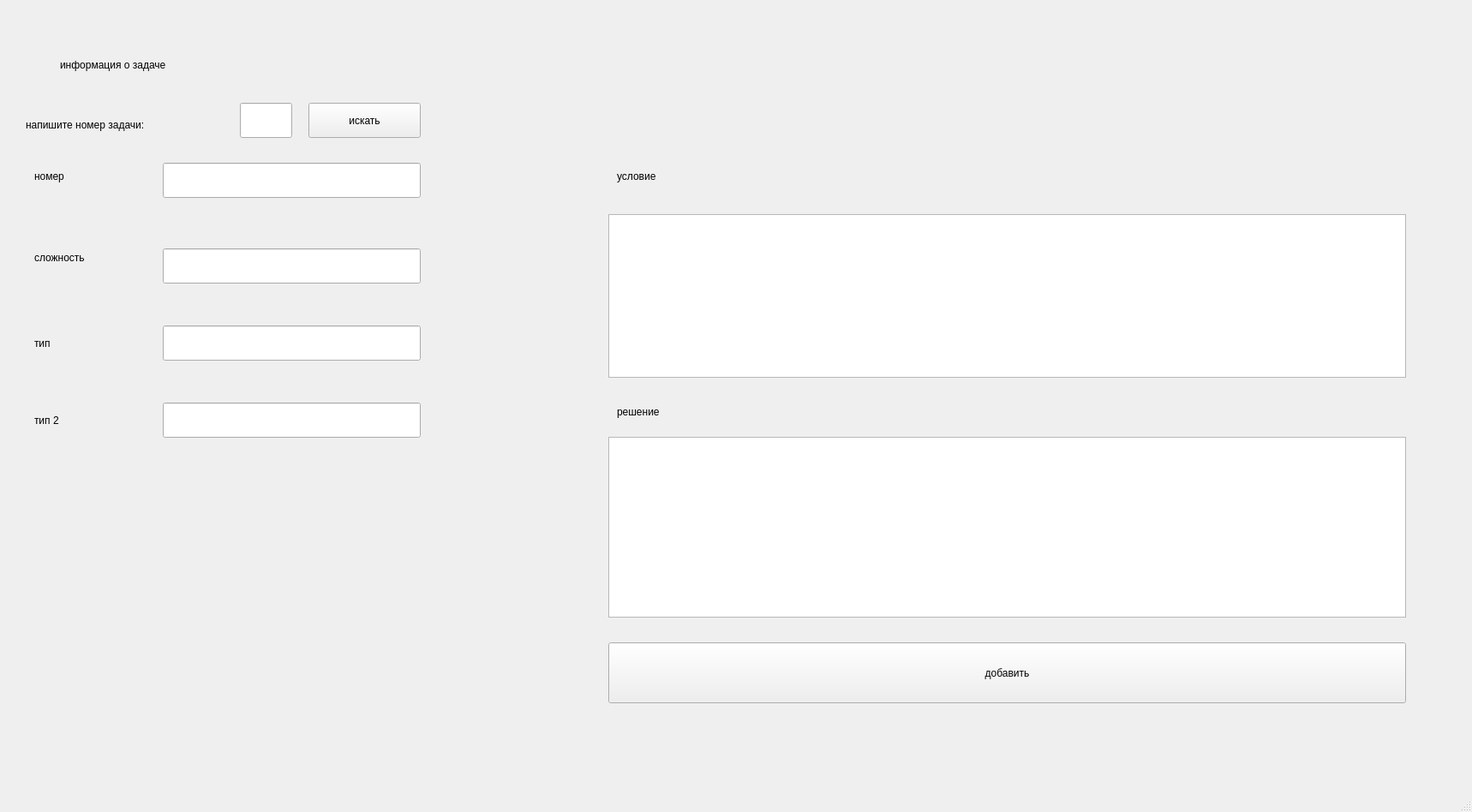
<?xml version="1.0" encoding="UTF-8"?>
<ui version="4.0">
 <class>MainWindow</class>
 <widget class="QMainWindow" name="MainWindow">
  <property name="geometry">
   <rect>
    <x>0</x>
    <y>0</y>
    <width>1718</width>
    <height>948</height>
   </rect>
  </property>
  <property name="windowTitle">
   <string>MainWindow</string>
  </property>
  <widget class="QWidget" name="centralwidget">
   <widget class="QLineEdit" name="lineEdit">
    <property name="geometry">
     <rect>
      <x>190</x>
      <y>190</y>
      <width>301</width>
      <height>41</height>
     </rect>
    </property>
   </widget>
   <widget class="QLineEdit" name="lineEdit_2">
    <property name="geometry">
     <rect>
      <x>190</x>
      <y>290</y>
      <width>301</width>
      <height>41</height>
     </rect>
    </property>
   </widget>
   <widget class="QLineEdit" name="lineEdit_3">
    <property name="geometry">
     <rect>
      <x>190</x>
      <y>380</y>
      <width>301</width>
      <height>41</height>
     </rect>
    </property>
   </widget>
   <widget class="QLineEdit" name="lineEdit_4">
    <property name="geometry">
     <rect>
      <x>190</x>
      <y>470</y>
      <width>301</width>
      <height>41</height>
     </rect>
    </property>
   </widget>
   <widget class="QLabel" name="label">
    <property name="geometry">
     <rect>
      <x>70</x>
      <y>40</y>
      <width>711</width>
      <height>71</height>
     </rect>
    </property>
    <property name="text">
     <string>информация о задаче</string>
    </property>
   </widget>
   <widget class="QLabel" name="label_2">
    <property name="geometry">
     <rect>
      <x>40</x>
      <y>190</y>
      <width>121</width>
      <height>31</height>
     </rect>
    </property>
    <property name="text">
     <string>номер</string>
    </property>
   </widget>
   <widget class="QLabel" name="label_3">
    <property name="geometry">
     <rect>
      <x>40</x>
      <y>280</y>
      <width>141</width>
      <height>41</height>
     </rect>
    </property>
    <property name="text">
     <string>сложность</string>
    </property>
   </widget>
   <widget class="QLabel" name="label_4">
    <property name="geometry">
     <rect>
      <x>40</x>
      <y>380</y>
      <width>131</width>
      <height>41</height>
     </rect>
    </property>
    <property name="text">
     <string>тип</string>
    </property>
   </widget>
   <widget class="QLabel" name="label_5">
    <property name="geometry">
     <rect>
      <x>40</x>
      <y>480</y>
      <width>91</width>
      <height>21</height>
     </rect>
    </property>
    <property name="text">
     <string>тип 2 </string>
    </property>
   </widget>
   <widget class="QTextEdit" name="textEdit">
    <property name="geometry">
     <rect>
      <x>710</x>
      <y>250</y>
      <width>931</width>
      <height>191</height>
     </rect>
    </property>
   </widget>
   <widget class="QTextEdit" name="textEdit_2">
    <property name="geometry">
     <rect>
      <x>710</x>
      <y>510</y>
      <width>931</width>
      <height>211</height>
     </rect>
    </property>
   </widget>
   <widget class="QLabel" name="label_6">
    <property name="geometry">
     <rect>
      <x>720</x>
      <y>180</y>
      <width>201</width>
      <height>51</height>
     </rect>
    </property>
    <property name="text">
     <string>условие</string>
    </property>
   </widget>
   <widget class="QLabel" name="label_7">
    <property name="geometry">
     <rect>
      <x>720</x>
      <y>460</y>
      <width>191</width>
      <height>41</height>
     </rect>
    </property>
    <property name="text">
     <string>решение</string>
    </property>
   </widget>
   <widget class="QPushButton" name="pushButton">
    <property name="geometry">
     <rect>
      <x>710</x>
      <y>750</y>
      <width>931</width>
      <height>71</height>
     </rect>
    </property>
    <property name="text">
     <string>добавить</string>
    </property>
   </widget>
   <widget class="QLineEdit" name="lineEdit_5">
    <property name="geometry">
     <rect>
      <x>280</x>
      <y>120</y>
      <width>61</width>
      <height>41</height>
     </rect>
    </property>
   </widget>
   <widget class="QLabel" name="label_8">
    <property name="geometry">
     <rect>
      <x>30</x>
      <y>130</y>
      <width>221</width>
      <height>31</height>
     </rect>
    </property>
    <property name="text">
     <string>напишите номер задачи:</string>
    </property>
   </widget>
   <widget class="QPushButton" name="pushButton_3">
    <property name="geometry">
     <rect>
      <x>360</x>
      <y>120</y>
      <width>131</width>
      <height>41</height>
     </rect>
    </property>
    <property name="text">
     <string>искать</string>
    </property>
   </widget>
   <widget class="QLabel" name="label_9">
    <property name="geometry">
     <rect>
      <x>720</x>
      <y>840</y>
      <width>711</width>
      <height>41</height>
     </rect>
    </property>
    <property name="text">
     <string/>
    </property>
   </widget>
  </widget>
  <widget class="QMenuBar" name="menubar">
   <property name="geometry">
    <rect>
     <x>0</x>
     <y>0</y>
     <width>1718</width>
     <height>26</height>
    </rect>
   </property>
  </widget>
  <widget class="QStatusBar" name="statusbar"/>
 </widget>
 <resources/>
 <connections/>
</ui>
